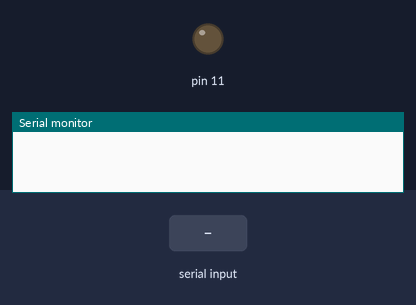
The sketch below on a simulated Arduino Uno, built with avr-gcc and run on an emulated ATmega328P. On the bench: output pins drawn as LEDs (lit = HIGH), the last lines printed to the serial monitor. Inputs (shaded band) come from the test bench.

Above: at 1.2 s.
1.3 s: "a" received over Serial
At 1.9 s:
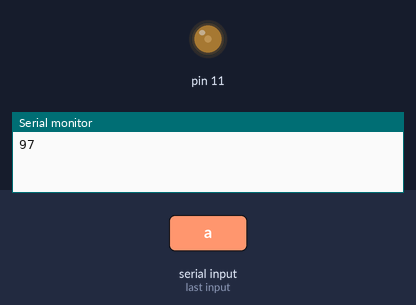
2.8 s: "b" received over Serial
At 4.0 s:
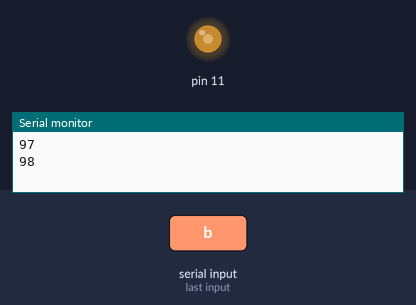
4.3 s: "c" received over Serial
At 5.4 s:
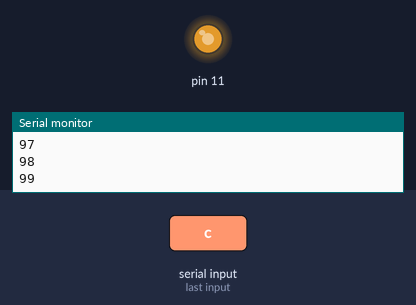
5.8 s: "d" received over Serial
At 6.5 s:
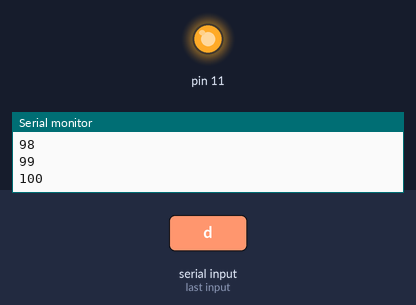
Timing chart, 0 to 8.3 s (numbered marks = the images above; inputs shaded):
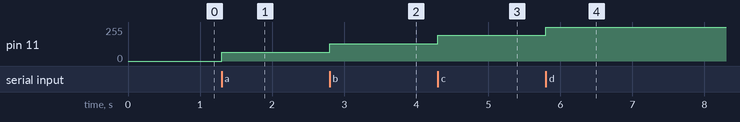

Measured:
- after the input at 1.3 s, pin 11: 0/255 → 64/255 at once
- after the input at 2.8 s, pin 11: 64/255 → 128/255 at once
- after the input at 4.3 s, pin 11: 128/255 → 192/255 at once
- after the input at 5.8 s, pin 11: 192/255 → 255/255 at once

The sketch:

Experiment09.ino
```cpp
void setup() {
  pinMode(11,OUTPUT);

  Serial.begin(9600);

}

void loop(){
  if (Serial.available()>0){
    int ch = Serial.read();
    Serial.println(ch);
    switch (ch)
     {
       case 'a':
       analogWrite(11, 64);    // For 25 % Brightness
       break;

       case 'b':
       analogWrite(11, 128);   // For 50 % Brightness
       break;

       case 'c':
       analogWrite(11 , 192);  // For 75 % Brightness
       break;

       case 'd':
       analogWrite(11, 255);   // For 100 % Brightness
       break;

       case 'e':
       analogWrite(11,0);      // For 0 % Brightness
       break;
     }
  }
}
```
